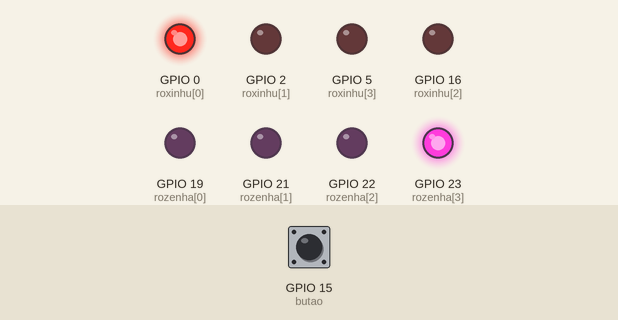
A sketch run on a simulated ESP32. On the bench: output pins drawn as LEDs (lit = HIGH). Inputs (shaded band) come from the test bench; at power-on: GPIO 15 (butao) HIGH.

Above: at 0.12 s.
At 0.87 s:
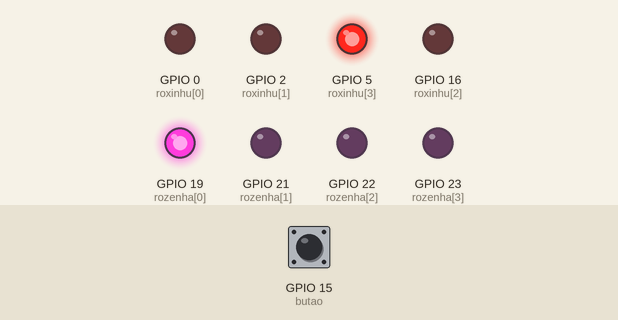
At 1.37 s:
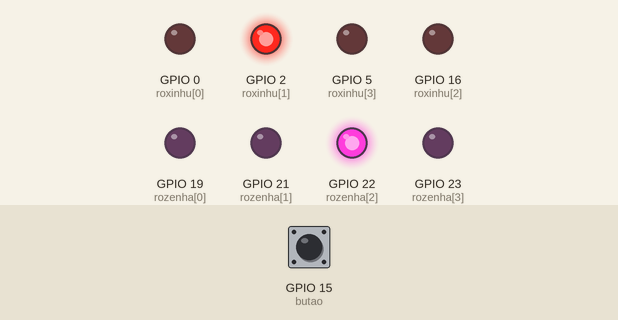
At 2.62 s:
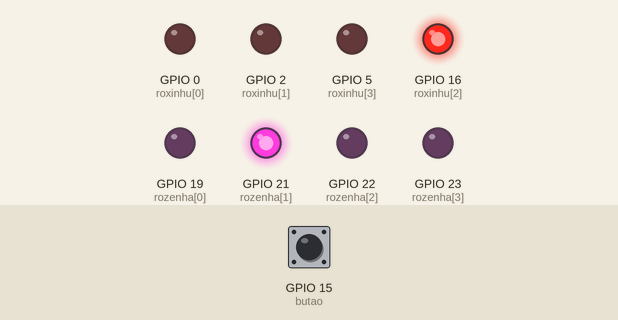
Timing chart, 0 to 3.0 s (numbered marks = the images above):
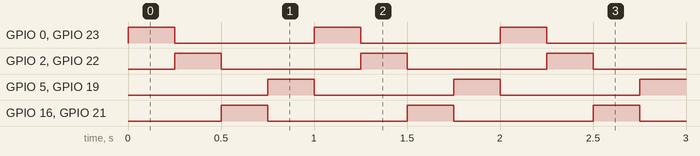

The sketch:

sketch.ino
```cpp
#define leds 4
#define butao 15

int roxinhu[leds] = {0,2,16,5};
int rozenha[leds] = {19,21,22,23};


void setup(){
  for (int i = 0; i < leds; i++){
    pinMode(roxinhu[i], OUTPUT);
    pinMode(rozenha[i], OUTPUT);
}
  pinMode(butao, INPUT_PULLUP);
}

void loop(){
  while(digitalRead(butao) == HIGH){
    for (int i = 0; i < leds; i++){
      digitalWrite(roxinhu[i], HIGH);
      digitalWrite(rozenha[leds - 1 - i], HIGH);
      delay(250);
      digitalWrite(roxinhu[i], LOW);
      digitalWrite(rozenha[leds - 1 - i], LOW);
    }
}
for (int i = 0; i < leds; i++){
      digitalWrite(roxinhu[i], HIGH);
      digitalWrite(rozenha[leds - 1 - i], HIGH);
      delay(250);
      digitalWrite(roxinhu[i], LOW);
      digitalWrite(rozenha[leds - 1 - i], LOW);
  }
}
```

Measured:
- by itself, GPIO 0 (roxinhu[0]), GPIO 2 (roxinhu[1]), GPIO 5 (roxinhu[3]), GPIO 16 (roxinhu[2]), GPIO 19 (rozenha[0]), GPIO 21 (rozenha[1]), GPIO 22 (rozenha[2]), GPIO 23 (rozenha[3]): alternates HIGH for 0.25 s and LOW for 0.75 s
- by itself, everything shown: repeats every 1.0 s, in 4 steps
